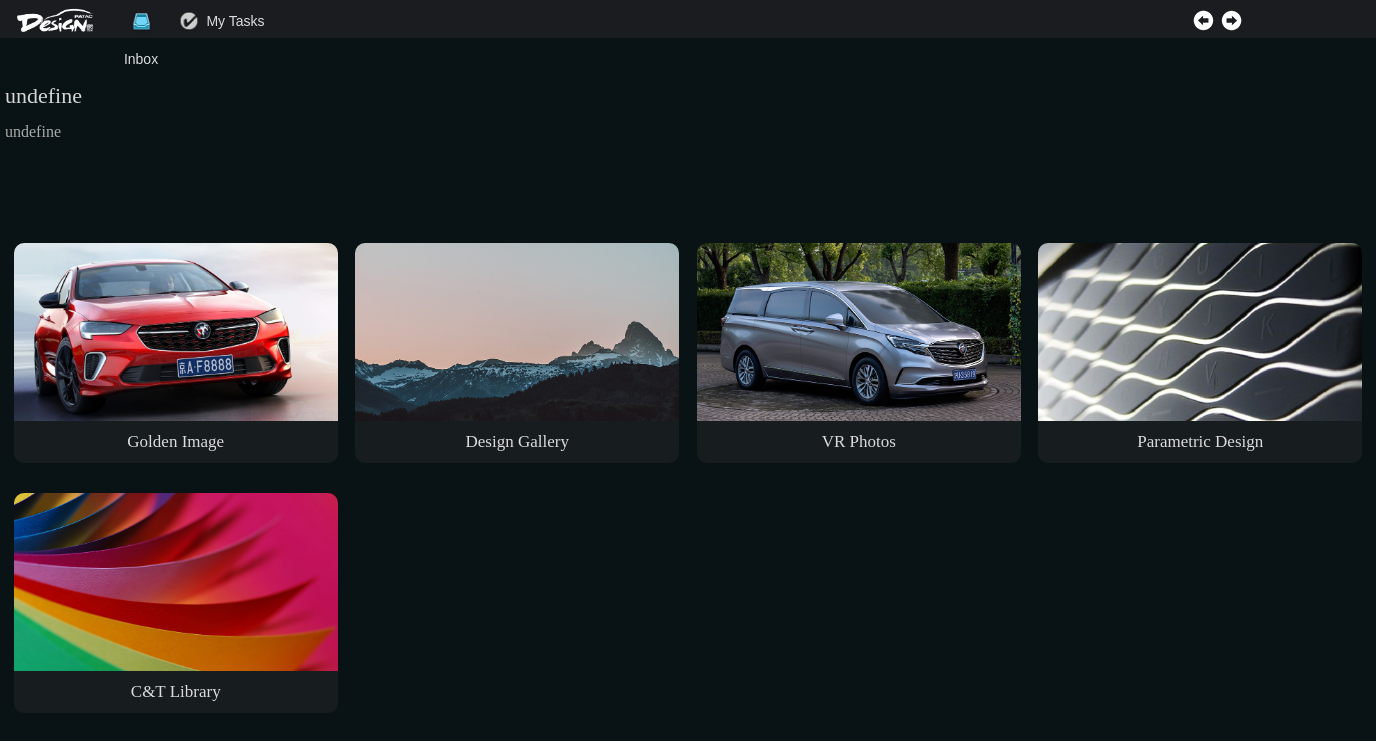
Screenshot of /3/ with the database file from the repository.
### home/models.py (models this page shows, shortened)
class Products(models.Model):
    name = models.CharField(max_length=100,unique = True)
    eng_name = models.CharField(max_length=100,unique = True,default="未命名")
    desc = models.TextField(blank = True)
    picture = models.ImageField(upload_to ="category",blank = True)
    category = models.ForeignKey(Category,on_delete = models.CASCADE)
    site_url = models.URLField(blank=True)
    Createtime = models.DateTimeField(auto_now_add=True)
    Modtime = models.DateTimeField(auto_now_add=True)
    class Meta:
        verbose_name = "项目列表"
        verbose_name_plural = verbose_name
        db_table = "项目列表"
        ordering = ('Createtime',)

### home/views.py (the view)
# urls.py: path('3/', views.pg3, name="主页"),
def pg3(request):
    content = {'所有类别': Products.objects.filter(category = Category.objects.get(pk=3))}
    return  render(request,'home/detail.html',content)

### home/templates/home/detail.html (shortened to what this page needs)
<!DOCTYPE html>
<html>
<head>
    <link rel="stylesheet" type="text/css" media="screen" href="../../static/css/main1.css"/>
</head>
<body>
    <div class="header">
        <div class="head-left">
            <div class="header-class">
                <a href="../"><img src="../../static/images/DESlogo(white).png" class="logo"></a>
            </div>
        </div>
        <div class="head-left1">
            <div class="header-class">
                <a href="http://10.203.108.21/page/106"><img src="../../static/images/icon_inbox_active.png" class="arrow">
                <h5>Inbox</h5></a>
            </div>
        </div>
        <div class="head-left2">
            <div class="header-class">
                <a href="http://10.203.108.21/page/107"><img src="../../static/images/icon_my_tasks.png" class="arrow">
                <h5>My Tasks</h5></a>
            </div>
        </div>
        <div class="head-middle"></div>
        <div class="head-right-arrow1">
            <div class="header-class">
                <a href="javascript:history.go(-1);"><img src="../../static/images/backward.png" class="arrow"></a>
            </div>
        </div>
        <div class="head-right-arrow2">
            <div class="header-class">
                <a href="javascript:history.go(1);"><img src="../../static/images/forward.png" class="arrow"></a>
            </div>
        </div>
    </div>
<div class="container">
    <div class="list-name">
        <h1>{% block title %}
            undefine
        {% endblock %}</h1>
        <h2>{% block eng_name %}
            undefine
        {% endblock %}</h2>
    </div>
    <div class="p-name">
    </div>
    {% for item in 所有类别 %}
        <div class="p1">
            <div class="p11">
                <a href="{{ item.site_url }}">
                    <img src="{{ item.picture.url }}" class="p-img">
                    <h4 class="description">{{ item.eng_name }}</h4>
                </a>
            </div>
        </div>
    {% endfor %}
</div>
</body>
</html>

### home/static/css/main1.css (style rules this page uses)
body { margin: 0px; background: #091315; }
.header { background-color: #1b1c20; height: 38px; width: 100%; margin: 0px; padding: 0px; display: flex; flex-wrap: wrap; font-family: Arial, Helvetica, sans-serif; font-size: 20px; }
.header-class { text-align: center; width: auto; height:38px; line-height:38px; }
.logo { width: 80px; height: auto; display: inline-block; vertical-align: middle; margin-left: auto; margin-right: auto; }
.arrow { width: 25px; height: auto; display: inline-block; vertical-align: middle; }
h5 { margin: 0px; padding: 0px; font-family: Arial, Helvetica, sans-serif; font-size: 14px; color: rgb(221, 221, 221); display: inline-block; vertical-align: middle; margin-left: auto; margin-right: auto; font-weight: 100; }
.head-left { width: 8%; height: 100%; }
.head-left1 { width: 4.5%; height: 100%; }
.head-left2 { width: 7%; height: 100%; }
.head-middle { width: 67%; height: 100%; }
.head-right-arrow1 { width: 2%; height: 100%; }
.head-right-arrow2 { width: 2%; height: 100%; }
h1 { color: rgb(214, 214, 214); font-family: 微软雅黑; text-align: left; font-weight: 300; font-size: 22px; }
h2 { color: rgb(170, 170, 170); font-family: 微软雅黑; text-align: left; font-weight: 100; font-size: 16px; }
.container { display: flex; flex-wrap: wrap; width: 1366px; text-align: center; margin-left: auto; margin-right: auto; }
.list-name { width: 100%; height: 100px; margin-top: 30px; }
.p-name { width: 100%; height: 40px; margin-top: 20px; }
.p1,.p2,.p3,.p4,.p5 { margin-top: 15px; margin-bottom: 15px; width: 25%; height: 220px; border-radius: 10px; text-align: center; padding: 0px; }
.p11 { width: 95%; height: 100%; background-color: #171c1f; margin-left: auto; margin-right: auto; margin-top: 0px; padding: 0px; border-radius: 10px; }
a { text-decoration: none; }
h4 { margin: 0px; padding: 0px; }
.description { font-family: 微软雅黑; color: rgb(221, 220, 220); font-weight: 100; font-size: 17px; margin-top: 7px; }
.p-img { width: 100%; height: auto; margin: 0px; padding: 0px; border-radius: 10px 10px 0 0; }

### rows the page displays
Products: picture (picture), eng_name "Golden Image"
Products: picture (picture), eng_name "Design Gallery"
Products: picture (picture), eng_name "VR Photos"
Products: picture (picture), eng_name "Parametric Design"
Products: picture (picture), eng_name "C&T Library"
